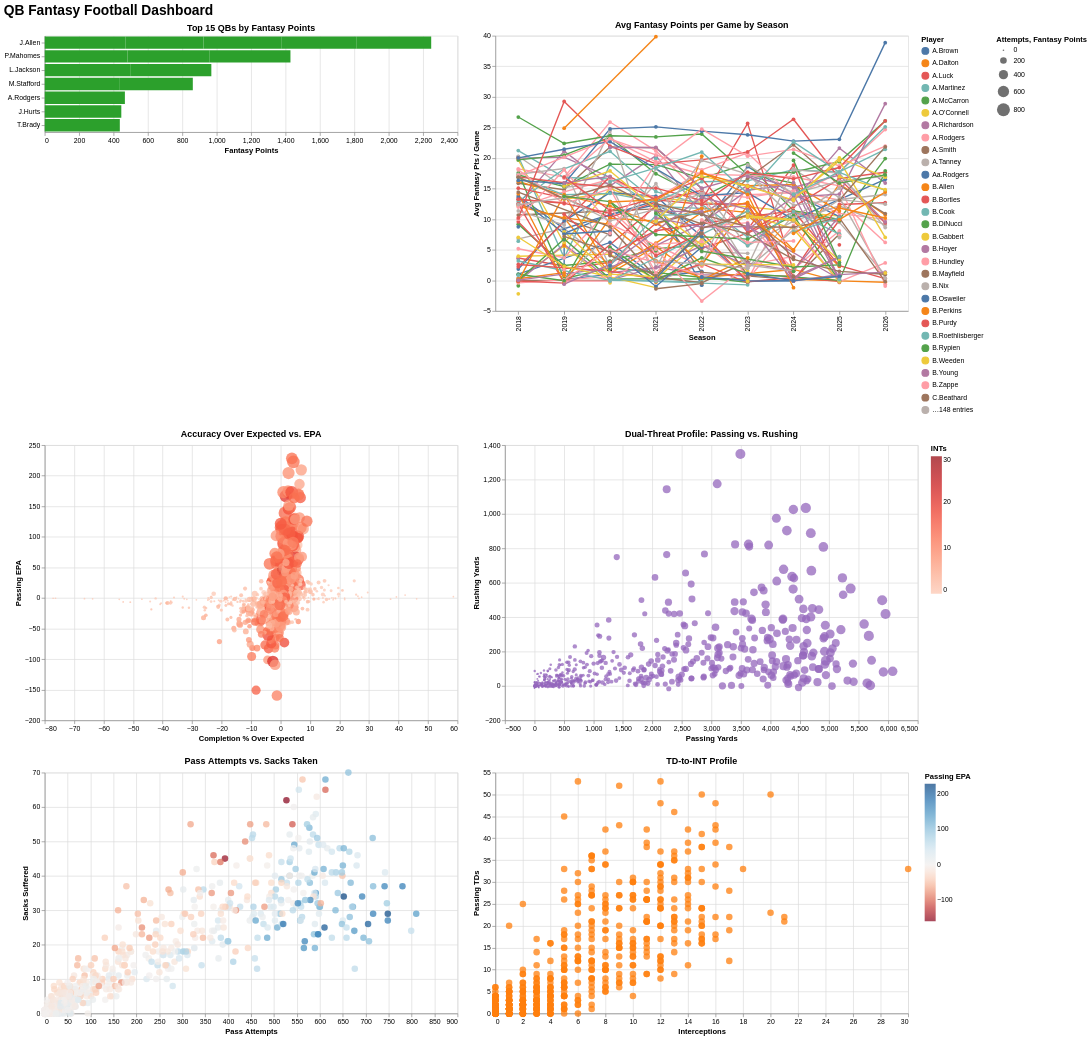

Here is the notebook cell this chart was saved with:
### Code cell
def build_dashboard(df):
    row1 = alt.hconcat(chart_top_fantasy_scorers(df), chart_season_trend(df))
    row2 = alt.hconcat(chart_efficiency(df), chart_dual_threat(df))
    row3 = alt.hconcat(chart_sack_risk(df), chart_td_int_ratio(df))
    return alt.vconcat(row1, row2, row3).properties(
        title=alt.TitleParams("QB Fantasy Football Dashboard", fontSize=20)
    )

qb_dashboard = build_dashboard(qb_season_agg)
out_path = "qb_dashboard.html"
qb_dashboard.save(out_path)
print(f"Saved dashboard to {out_path}")
qb_dashboard

### Figure 1 — Vega-Lite specification as saved in the notebook (floating-point values rounded to 4 significant figures; data arrays with more than 128 entries replaced by an {"elided": "..."} marker saying what was removed)
{"config": {"view": {"continuousWidth": 300, "continuousHeight": 300}}, "vconcat": [{"hconcat": [{"data": {"name": "data-c567fd60c691511357d20c13b7fa358c"}, "mark": {"type": "bar", "color": "#2ca02c"}, "encoding": {"tooltip": [{"field": "player_name", "type": "nominal"}, {"field": "season", "type": "quantitative"}, {"field": "attempts", "type": "quantitative"}, {"field": "passing_tds", "type": "quantitative"}, {"field": "fantasy_points", "type": "quantitative"}], "x": {"field": "fantasy_points", "title": "Fantasy Points", "type": "quantitative"}, "y": {"field": "player_name", "sort": "-x", "title": null, "type": "nominal"}}, "height": {"step": 20}, "title": "Top 15 QBs by Fantasy Points", "width": 600}, {"data": {"name": "data-55b296f6f234325e14df6c5ca1ffc0fc"}, "mark": {"type": "line", "point": true}, "encoding": {"color": {"field": "player_name", "title": "Player", "type": "nominal"}, "tooltip": [{"field": "player_name", "type": "nominal"}, {"field": "season", "type": "quantitative"}, {"field": "avg_fantasy_points", "type": "quantitative"}, {"field": "passing_tds", "type": "quantitative"}, {"field": "passing_interceptions", "type": "quantitative"}], "x": {"field": "season", "title": "Season", "type": "ordinal"}, "y": {"field": "avg_fantasy_points", "title": "Avg Fantasy Pts / Game", "type": "quantitative"}}, "height": 400, "title": "Avg Fantasy Points per Game by Season", "width": 600}]}, {"hconcat": [{"mark": {"type": "circle", "opacity": 0.75}, "encoding": {"color": {"field": "passing_interceptions", "scale": {"scheme": "reds"}, "title": "INTs", "type": "quantitative"}, "size": {"field": "attempts", "title": "Attempts", "type": "quantitative"}, "tooltip": [{"field": "player_name", "type": "nominal"}, {"field": "season", "type": "quantitative"}, {"field": "passing_cpoe", "type": "quantitative"}, {"field": "passing_epa", "type": "quantitative"}, {"field": "passing_interceptions", "type": "quantitative"}, {"field": "attempts", "type": "quantitative"}], "x": {"field": "passing_cpoe", "title": "Completion % Over Expected", "type": "quantitative"}, "y": {"field": "passing_epa", "title": "Passing EPA", "type": "quantitative"}}, "height": 400, "name": "view_248afe6367fe3eff_0", "title": "Accuracy Over Expected vs. EPA", "width": 600}, {"mark": {"type": "circle", "color": "#9467bd", "opacity": 0.75}, "encoding": {"size": {"field": "fantasy_points", "title": "Fantasy Points", "type": "quantitative"}, "tooltip": [{"field": "player_name", "type": "nominal"}, {"field": "season", "type": "quantitative"}, {"field": "passing_yards", "type": "quantitative"}, {"field": "rushing_yards", "type": "quantitative"}, {"field": "rushing_tds", "type": "quantitative"}, {"field": "fantasy_points", "type": "quantitative"}], "x": {"field": "passing_yards", "title": "Passing Yards", "type": "quantitative"}, "y": {"field": "rushing_yards", "title": "Rushing Yards", "type": "quantitative"}}, "height": 400, "name": "view_c963fc1cca5143e6_1", "title": "Dual-Threat Profile: Passing vs. Rushing", "width": 600}], "data": {"name": "data-55b296f6f234325e14df6c5ca1ffc0fc"}}, {"hconcat": [{"mark": {"type": "circle", "opacity": 0.75, "size": 90}, "encoding": {"color": {"field": "passing_epa", "scale": {"domainMid": 0, "scheme": "redblue"}, "title": "Passing EPA", "type": "quantitative"}, "tooltip": [{"field": "player_name", "type": "nominal"}, {"field": "season", "type": "quantitative"}, {"field": "attempts", "type": "quantitative"}, {"field": "sacks_suffered", "type": "quantitative"}, {"field": "sack_yards_lost", "type": "quantitative"}, {"field": "passing_epa", "type": "quantitative"}], "x": {"field": "attempts", "title": "Pass Attempts", "type": "quantitative"}, "y": {"field": "sacks_suffered", "title": "Sacks Suffered", "type": "quantitative"}}, "height": 350, "title": "Pass Attempts vs. Sacks Taken", "width": 600}, {"mark": {"type": "circle", "color": "#ff7f0e", "opacity": 0.75, "size": 90}, "encoding": {"tooltip": [{"field": "player_name", "type": "nominal"}, {"field": "season", "type": "quantitative"}, {"field": "passing_tds", "type": "quantitative"}, {"field": "passing_interceptions", "type": "quantitative"}, {"field": "completion_percentage", "type": "quantitative"}], "x": {"field": "passing_interceptions", "title": "Interceptions", "type": "quantitative"}, "y": {"field": "passing_tds", "title": "Passing TDs", "type": "quantitative"}}, "height": 350, "title": "TD-to-INT Profile", "width": 600}], "data": {"name": "data-55b296f6f234325e14df6c5ca1ffc0fc"}}], "params": [{"name": "pan_zoom_efficiency", "select": {"type": "interval", "encodings": ["x", "y"]}, "bind": "scales", "views": ["view_248afe6367fe3eff_0"]}, {"name": "pan_zoom_dual_threat", "select": {"type": "interval", "encodings": ["x", "y"]}, "bind": "scales", "views": ["view_c963fc1cca5143e6_1"]}], "title": {"text": "QB Fantasy Football Dashboard", "fontSize": 20}, "$schema": "https://vega.github.io/schema/vega-lite/v6.4.1.json", "datasets": {"data-c567fd60c691511357d20c13b7fa358c": [{"player_id": "00-0034796", "player_name": "L.Jackson", "position": "QB", "season": 2024, "completions": 350, "attempts": 520, "passing_yards": 4601, "passing_tds": 45, "passing_interceptions": 5, "carries": 160, "rushing_yards": 1035, "rushing_tds": 4, "rushing_2pt_conversions": 1, "sacks_suffered": 26, "sack_yards_lost": -173, "sack_fumbles": 3, "sack_fumbles_lost": 2, "passing_air_yards": 4487, "passing_yards_after_catch": 2255, "passing_first_downs": 218, "passing_epa": 186.3, "passing_cpoe": 6.405, "pacr": 1.223, "total_games_played": 19, "completion_percentage": 67.31, "passing_yards_per_game": 242.2, "fantasy_points": 500.5, "avg_fantasy_points": 26.34}, {"player_id": "00-0033873", "player_name": "P.Mahomes", "position": "QB", "season": 2018, "completions": 426, "attempts": 652, "passing_yards": 5670, "passing_tds": 53, "passing_interceptions": 12, "carries": 65, "rushing_yards": 291, "rushing_tds": 3, "rushing_2pt_conversions": 1, "sacks_suffered": 34, "sack_yards_lost": -242, "sack_fumbles": 4, "sack_fumbles_lost": 2, "passing_air_yards": 6043, "passing_yards_after_catch": 2888, "passing_first_downs": 262, "passing_epa": 228.4, "passing_cpoe": 3.817, "pacr": 0.985, "total_games_played": 18, "completion_percentage": 65.34, "passing_yards_per_game": 315.0, "fantasy_points": 480.9, "avg_fantasy_points": 26.71}, {"player_id": "00-0033873", "player_name": "P.Mahomes", "position": "QB", "season": 2022, "completions": 507, "attempts": 748, "passing_yards": 5953, "passing_tds": 48, "passing_interceptions": 12, "carries": 73, "rushing_yards": 418, "rushing_tds": 4, "rushing_2pt_conversions": 1, "sacks_suffered": 29, "sack_yards_lost": -199, "sack_fumbles": 1, "sack_fumbles_lost": 1, "passing_air_yards": 5333, "passing_yards_after_catch": 3182, "passing_first_downs": 312, "passing_epa": 222.6, "passing_cpoe": 4.33, "pacr": 1.131, "total_games_played": 20, "completion_percentage": 67.78, "passing_yards_per_game": 297.6, "fantasy_points": 478.6, "avg_fantasy_points": 23.93}, {"player_id": "00-0034857", "player_name": "J.Allen", "position": "QB", "season": 2020, "completions": 473, "attempts": 692, "passing_yards": 5361, "passing_tds": 42, "passing_interceptions": 11, "carries": 127, "rushing_yards": 566, "rushing_tds": 9, "rushing_2pt_conversions": 0, "sacks_suffered": 34, "sack_yards_lost": -253, "sack_fumbles": 7, "sack_fumbles_lost": 2, "passing_air_yards": 5939, "passing_yards_after_catch": 2166, "passing_first_downs": 272, "passing_epa": 169.1, "passing_cpoe": 5.996, "pacr": 0.9547, "total_games_played": 19, "completion_percentage": 68.35, "passing_yards_per_game": 282.2, "fantasy_points": 470.6, "avg_fantasy_points": 24.77}, {"player_id": "00-0033873", "player_name": "P.Mahomes", "position": "QB", "season": 2021, "completions": 525, "attempts": 780, "passing_yards": 5896, "passing_tds": 48, "passing_interceptions": 16, "carries": 79, "rushing_yards": 498, "rushing_tds": 3, "rushing_2pt_conversions": 1, "sacks_suffered": 37, "sack_yards_lost": -227, "sack_fumbles": 6, "sack_fumbles_lost": 2, "passing_air_yards": 5523, "passing_yards_after_catch": 3324, "passing_first_downs": 316, "passing_epa": 172.8, "passing_cpoe": 3.779, "pacr": 1.137, "total_games_played": 20, "completion_percentage": 67.31, "passing_yards_per_game": 294.8, "fantasy_points": 469.2, "avg_fantasy_points": 23.46}, {"player_id": "00-0034796", "player_name": "L.Jackson", "position": "QB", "season": 2019, "completions": 296, "attempts": 460, "passing_yards": 3492, "passing_tds": 37, "passing_interceptions": 8, "carries": 196, "rushing_yards": 1349, "rushing_tds": 7, "rushing_2pt_conversions": 0, "sacks_suffered": 27, "sack_yards_lost": -126, "sack_fumbles": 1, "sack_fumbles_lost": 1, "passing_air_yards": 4208, "passing_yards_after_catch": 1452, "passing_first_downs": 179, "passing_epa": 131.5, "passing_cpoe": 4.904, "pacr": 0.9205, "total_games_played": 16, "completion_percentage": 64.35, "passing_yards_per_game": 218.2, "fantasy_points": 468.2, "avg_fantasy_points": 29.26}, {"player_id": "00-0023459", "player_name": "A.Rodgers", "position": "QB", "season": 2020, "completions": 428, "attempts": 610, "passing_yards": 4941, "passing_tds": 53, "passing_interceptions": 6, "carries": 42, "rushing_yards": 146, "rushing_tds": 4, "rushing_2pt_conversions": 0, "sacks_suffered": 25, "sack_yards_lost": -214, "sack_fumbles": 1, "sack_fumbles_lost": 1, "passing_air_yards": 4800, "passing_yards_after_catch": 2575, "passing_first_downs": 250, "passing_epa": 209.6, "passing_cpoe": 7.004, "pacr": 1.072, "total_games_played": 18, "completion_percentage": 70.16, "passing_yards_per_game": 274.5, "fantasy_points": 466.1, "avg_fantasy_points": 25.9}, {"player_id": "00-0034857", "player_name": "J.Allen", "position": "QB", "season": 2023, "completions": 432, "attempts": 648, "passing_yards": 4695, "passing_tds": 33, "passing_interceptions": 18, "carries": 131, "rushing_yards": 670, "rushing_tds": 18, "rushing_2pt_conversions": 0, "sacks_suffered": 26, "sack_yards_lost": -166, "sack_fumbles": 2, "sack_fumbles_lost": 1, "passing_air_yards": 5459, "passing_yards_after_catch": 2255, "passing_first_downs": 222, "passing_epa": 101.2, "passing_cpoe": 3.923, "pacr": 0.9088, "total_games_played": 19, "completion_percentage": 66.67, "passing_yards_per_game": 247.1, "fantasy_points": 452.4, "avg_fantasy_points": 23.81}, {"player_id": "00-0034857", "player_name": "J.Allen", "position": "QB", "season": 2021, "completions": 425, "attempts": 665, "passing_yards": 4686, "passing_tds": 41, "passing_interceptions": 15, "carries": 135, "rushing_yards": 888, "rushing_tds": 5, "rushing_2pt_conversions": 1, "sacks_suffered": 28, "sack_yards_lost": -180, "sack_fumbles": 4, "sack_fumbles_lost": 1, "passing_air_yards": 5417, "passing_yards_after_catch": 1833, "passing_first_downs": 241, "passing_epa": 103.8, "passing_cpoe": 2.413, "pacr": 0.9024, "total_games_played": 18, "completion_percentage": 63.91, "passing_yards_per_game": 260.3, "fantasy_points": 452.0, "avg_fantasy_points": 25.11}, {"player_id": "00-0036389", "player_name": "J.Hurts", "position": "QB", "season": 2022, "completions": 364, "attempts": 547, "passing_yards": 4280, "passing_tds": 25, "passing_interceptions": 6, "carries": 200, "rushing_yards": 903, "rushing_tds": 18, "rushing_2pt_conversions": 3, "sacks_suffered": 42, "sack_yards_lost": -239, "sack_fumbles": 5, "sack_fumbles_lost": 2, "passing_air_yards": 4516, "passing_yards_after_catch": 2031, "passing_first_downs": 190, "passing_epa": 89.4, "passing_cpoe": 2.537, "pacr": 1.027, "total_games_played": 18, "completion_percentage": 66.54, "passing_yards_per_game": 237.8, "fantasy_points": 445.3, "avg_fantasy_points": 24.74}, {"player_id": "00-0034857", "player_name": "J.Allen", "position": "QB", "season": 2022, "completions": 407, "attempts": 648, "passing_yards": 4899, "passing_tds": 38, "passing_interceptions": 17, "carries": 136, "rushing_yards": 808, "rushing_tds": 8, "rushing_2pt_conversions": 1, "sacks_suffered": 41, "sack_yards_lost": -201, "sack_fumbles": 8, "sack_fumbles_lost": 4, "passing_air_yards": 6219, "passing_yards_after_catch": 1769, "passing_first_downs": 242, "passing_epa": 88.16, "passing_cpoe": 0.8618, "pacr": 0.8172, "total_games_played": 18, "completion_percentage": 62.81, "passing_yards_per_game": 272.2, "fantasy_points": 439.3, "avg_fantasy_points": 24.4}, {"player_id": "00-0019596", "player_name": "T.Brady", "position": "QB", "season": 2020, "completions": 482, "attempts": 748, "passing_yards": 5694, "passing_tds": 50, "passing_interceptions": 15, "carries": 43, "rushing_yards": 3, "rushing_tds": 4, "rushing_2pt_conversions": 0, "sacks_suffered": 27, "sack_yards_lost": -180, "sack_fumbles": 1, "sack_fumbles_lost": 0, "passing_air_yards": 6903, "passing_yards_after_catch": 2256, "passing_first_downs": 288, "passing_epa": 172.7, "passing_cpoe": 2.726, "pacr": 0.8374, "total_games_played": 20, "completion_percentage": 64.44, "passing_yards_per_game": 284.7, "fantasy_points": 436.6, "avg_fantasy_points": 21.83}, {"player_id": "00-0034857", "player_name": "J.Allen", "position": "QB", "season": 2024, "completions": 365, "attempts": 565, "passing_yards": 4367, "passing_tds": 32, "passing_interceptions": 6, "carries": 131, "rushing_yards": 636, "rushing_tds": 14, "rushing_2pt_conversions": 0, "sacks_suffered": 19, "sack_yards_lost": -85, "sack_fumbles": 5, "sack_fumbles_lost": 2, "passing_air_yards": 4696, "passing_yards_after_catch": 2327, "passing_first_downs": 199, "passing_epa": 151.6, "passing_cpoe": 2.776, "pacr": 1.013, "total_games_played": 19, "completion_percentage": 64.6, "passing_yards_per_game": 229.8, "fantasy_points": 432.8, "avg_fantasy_points": 22.78}, {"player_id": "00-0026498", "player_name": "M.Stafford", "position": "QB", "season": 2025, "completions": 454, "attempts": 716, "passing_yards": 5643, "passing_tds": 52, "passing_interceptions": 9, "carries": 34, "rushing_yards": 16, "rushing_tds": 0, "rushing_2pt_conversions": 0, "sacks_suffered": 29, "sack_yards_lost": -197, "sack_fumbles": 5, "sack_fumbles_lost": 2, "passing_air_yards": 6876, "passing_yards_after_catch": 2218, "passing_first_downs": 283, "passing_epa": 173.1, "passing_cpoe": 0.9659, "pacr": 0.8614, "total_games_played": 20, "completion_percentage": 63.41, "passing_yards_per_game": 282.1, "fantasy_points": 432.7, "avg_fantasy_points": 21.63}, {"player_id": "00-0026498", "player_name": "M.Stafford", "position": "QB", "season": 2021, "completions": 502, "attempts": 741, "passing_yards": 6074, "passing_tds": 50, "passing_interceptions": 20, "carries": 50, "rushing_yards": 85, "rushing_tds": 2, "rushing_2pt_conversions": 0, "sacks_suffered": 37, "sack_yards_lost": -285, "sack_fumbles": 3, "sack_fumbles_lost": 2, "passing_air_yards": 6296, "passing_yards_after_catch": 2667, "passing_first_downs": 291, "passing_epa": 166.7, "passing_cpoe": 1.761, "pacr": 1.009, "total_games_played": 21, "completion_percentage": 67.75, "passing_yards_per_game": 289.2, "fantasy_points": 428.4, "avg_fantasy_points": 20.4}], "data-55b296f6f234325e14df6c5ca1ffc0fc": {"elided": "681 records"}}}
